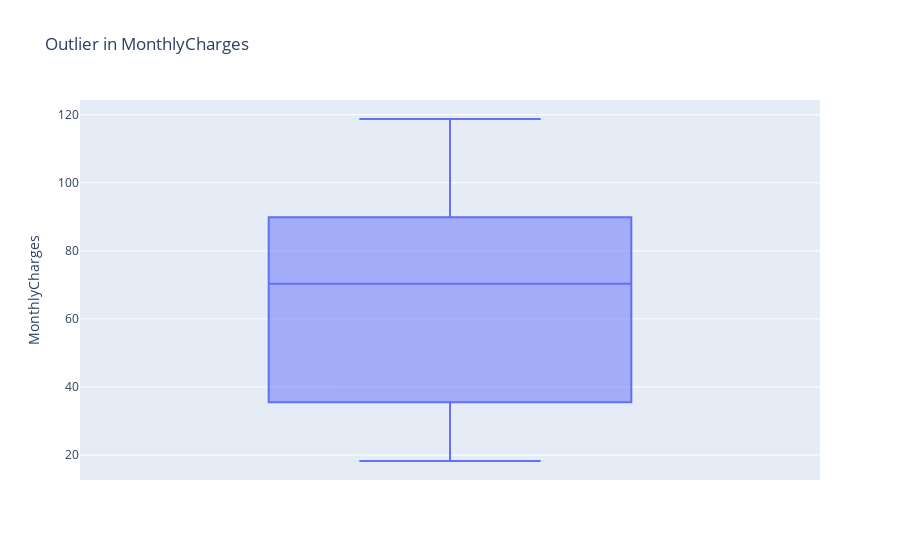

The cell this chart's notebook holds for it:
### Code cell
# MonthlyCharges

px.box(telco, y="MonthlyCharges", title="Outlier in MonthlyCharges", labels={"x": "Feature", "y": ""})

### Figure 1 — Plotly figure (JSON) as saved in the notebook; plotly's stock layout.template omitted (floating-point values rounded to 4 significant figures; data arrays with more than 128 entries replaced by an {"elided": "..."} marker saying what was removed)
{"data": [{"alignmentgroup": "True", "hovertemplate": "MonthlyCharges=%{y}<extra></extra>", "legendgroup": "", "marker": {"color": "#636efa"}, "name": "", "notched": false, "offsetgroup": "", "orientation": "v", "showlegend": false, "type": "box", "x0": " ", "xaxis": "x", "y": {"elided": "7043 float values"}, "y0": " ", "yaxis": "y"}], "layout": {"boxmode": "group", "legend": {"tracegroupgap": 0}, "title": {"text": "Outlier in MonthlyCharges"}, "xaxis": {"anchor": "y", "domain": [0, 1]}, "yaxis": {"anchor": "x", "domain": [0, 1], "title": {"text": "MonthlyCharges"}}}}
